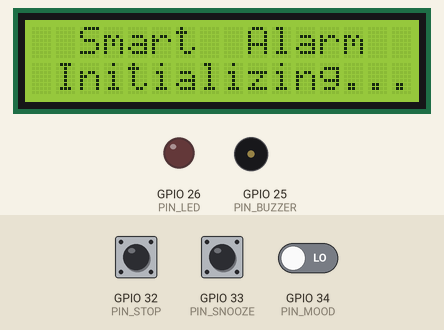
A sketch run on a simulated ESP32. Shown: 16×2 character LCD, output pins drawn as LEDs (lit = HIGH), buzzer (waves = sounding). Dashed ring = blinking. Inputs (shaded band) come from the test bench; at power-on: GPIO 32 (PIN_STOP) HIGH, GPIO 34 (PIN_MOOD) LOW, GPIO 33 (PIN_SNOOZE) HIGH. WiFi joins after 1.5 s; servers stay silent unless stated; what the sketch prints to the serial monitor is not drawn.

Above: at 1.6 s.
At 9.8 s:
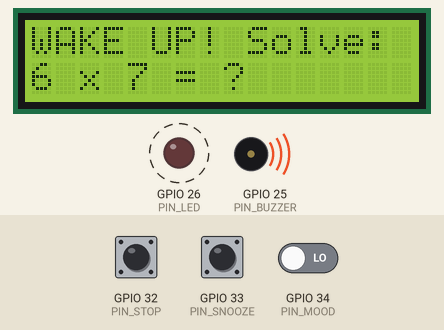
9.9 s: GPIO 32 (PIN_STOP) pulled LOW for 1.05 s
At 11.2 s:
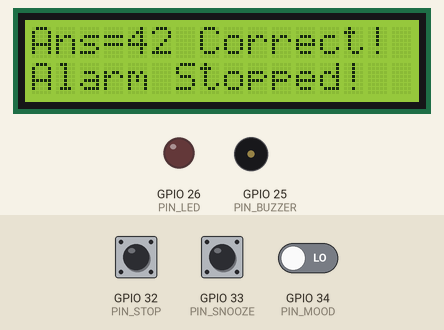
22.3 s: GPIO 34 (PIN_MOOD) driven LOW
26.1 s: GPIO 34 (PIN_MOOD) driven HIGH
At 30.8 s:
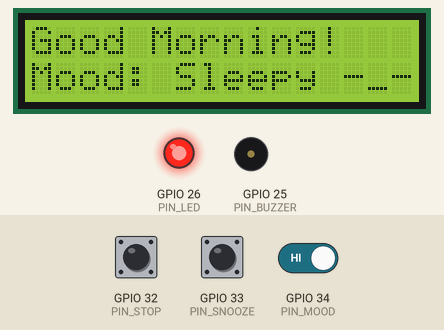
33.7 s: GPIO 34 (PIN_MOOD) driven HIGH
Timing chart, 0 to 36.7 s (numbered marks = the images above; inputs shaded):
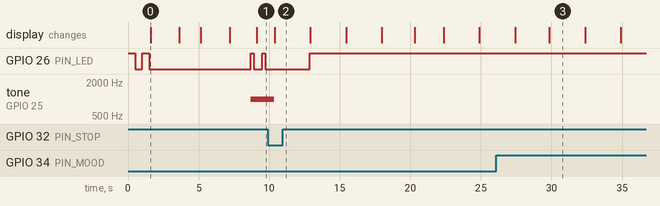

The sketch:

sketch.ino
```cpp
#include <WiFi.h>
#include <ThingSpeak.h>
#include <Wire.h>
#include <LiquidCrystal_I2C.h>

// ── WiFi ─────────────────────────────────────────────
const char* ssid     = "Wokwi-GUEST";
const char* password = "";

// ── ThingSpeak ───────────────────────────────────────
WiFiClient    tsClient;
unsigned long channelID   = 3356347;
const char*   writeAPIKey = "7K9SEVOW0LM9W3B3";

// ── LCD ──────────────────────────────────────────────
LiquidCrystal_I2C lcd(0x27, 16, 2);

// ── Pins ─────────────────────────────────────────────
const int PIN_BUZZER = 25;
const int PIN_LED    = 26;
const int PIN_STOP   = 32;
const int PIN_SNOOZE = 33;
const int PIN_MOOD   = 34;

// ── State ─────────────────────────────────────────────
bool  alarmActive  = true;
int   snoozeCount  = 0;
int   mood         = 0;
bool  puzzleSolved = false;

// ── Puzzle ────────────────────────────────────────────
int puzzleA       = 6;
int puzzleB       = 7;
int correctAnswer = 42;

// ── Timing ────────────────────────────────────────────
unsigned long lastUpload = 0;
const unsigned long UPLOAD_INTERVAL = 15000;

// ── Weather Simulation (FIXED) ────────────────────────
String weatherOptions[] = {
  "32C  Sunny    ",
  "28C  Cloudy   ",
  "25C  Rainy    ",
  "30C  Windy    ",
  "22C  Stormy   "
};
int weatherIndex = 0;

// ── Get rotating weather ──────────────────────────────
String getWeather() {
  weatherIndex = (weatherIndex + 1) % 5;
  return weatherOptions[weatherIndex];
}

// ─────────────────────────────────────────────────────
void setup() {
  Serial.begin(115200);

  pinMode(PIN_BUZZER, OUTPUT);
  pinMode(PIN_LED,    OUTPUT);
  pinMode(PIN_STOP,   INPUT_PULLUP);
  pinMode(PIN_SNOOZE, INPUT_PULLUP);
  pinMode(PIN_MOOD,   INPUT);

  // ── LED Boot Test (FIXED) ─────────────────────────
  digitalWrite(PIN_LED, HIGH);
  delay(500);
  digitalWrite(PIN_LED, LOW);
  delay(500);
  digitalWrite(PIN_LED, HIGH);
  delay(500);
  digitalWrite(PIN_LED, LOW);

  lcd.init();
  lcd.backlight();

  // Splash screen
  lcd.clear();
  lcd.setCursor(0, 0); lcd.print("  Smart  Alarm  ");
  lcd.setCursor(0, 1); lcd.print(" Initializing...");
  delay(2000);

  // WiFi connect
  lcd.clear();
  lcd.setCursor(0, 0); lcd.print("Connecting WiFi ");
  lcd.setCursor(0, 1); lcd.print("Please wait.....");
  WiFi.begin(ssid, password);

  int tries = 0;
  while (WiFi.status() != WL_CONNECTED && tries < 20) {
    delay(500);
    Serial.print(".");
    tries++;
  }

  if (WiFi.status() == WL_CONNECTED) {
    ThingSpeak.begin(tsClient);
    lcd.clear();
    lcd.setCursor(0, 0); lcd.print("WiFi Connected! ");
    lcd.setCursor(0, 1); lcd.print(WiFi.localIP().toString());
    Serial.println("\nWiFi OK");
  } else {
    lcd.clear();
    lcd.setCursor(0, 0); lcd.print("WiFi Failed!    ");
    lcd.setCursor(0, 1); lcd.print("Offline Mode    ");
    Serial.println("WiFi failed");
  }
  delay(2000);

  lcd.clear();
  lcd.setCursor(0, 0); lcd.print("ALARM IS ON!    ");
  lcd.setCursor(0, 1); lcd.print("Solve puzzle... ");
  delay(1500);
}

// ─────────────────────────────────────────────────────
void loop() {
  if (alarmActive) {
    runAlarm();
  } else {
    routineMode();
  }
}

// ── ALARM MODE (FIXED LED blinking) ──────────────────
void runAlarm() {
  int freq = (snoozeCount >= 2) ? 2000 : 1000;
  tone(PIN_BUZZER, freq);

  // LED blinks during alarm (FIXED)
  digitalWrite(PIN_LED, HIGH);
  delay(200);
  digitalWrite(PIN_LED, LOW);
  delay(200);

  lcd.clear();
  lcd.setCursor(0, 0); lcd.print("WAKE UP! Solve: ");
  lcd.setCursor(0, 1);
  lcd.print(String(puzzleA) + " x " +
            String(puzzleB) + " = ?    ");
  delay(400);

  // SNOOZE pressed
  if (digitalRead(PIN_SNOOZE) == LOW) {
    noTone(PIN_BUZZER);
    digitalWrite(PIN_LED, LOW);
    snoozeCount++;
    lcd.clear();
    lcd.setCursor(0, 0);
    lcd.print("Snoozed! #" + String(snoozeCount) + "     ");
    lcd.setCursor(0, 1); lcd.print("Back in 5 sec...");
    Serial.println("Snooze #" + String(snoozeCount));
    delay(5000);
    return;
  }

  // STOP pressed = puzzle solved
  if (digitalRead(PIN_STOP) == LOW) {
    noTone(PIN_BUZZER);
    digitalWrite(PIN_LED, LOW);
    puzzleSolved = true;
    alarmActive  = false;
    lcd.clear();
    lcd.setCursor(0, 0);
    lcd.print("Ans=" + String(correctAnswer) + " Correct!");
    lcd.setCursor(0, 1); lcd.print("Alarm Stopped!  ");
    Serial.println("Alarm stopped. Puzzle solved.");
    delay(2500);
  }
}

// ── ROUTINE MODE (FIXED weather) ─────────────────────
void routineMode() {
  digitalWrite(PIN_LED, HIGH);

  // Mood button
  if (digitalRead(PIN_MOOD) == HIGH) {
    mood = (mood + 1) % 3;
    Serial.println("Mood: " + String(mood));
    delay(400);
  }

  // Show greeting + mood
  lcd.clear();
  lcd.setCursor(0, 0); lcd.print("Good Morning!   ");
  lcd.setCursor(0, 1);
  switch (mood) {
    case 0: lcd.print("Mood: Happy  :) "); break;
    case 1: lcd.print("Mood: Sleepy -_-"); break;
    case 2: lcd.print("Mood: Stress >:("); break;
  }
  delay(2500);

  // Show weather (FIXED - now rotates)
  lcd.clear();
  lcd.setCursor(0, 0); lcd.print("Weather Today:  ");
  lcd.setCursor(0, 1); lcd.print(getWeather());
  delay(2500);

  // Show snooze count
  lcd.clear();
  lcd.setCursor(0, 0); lcd.print("Snooze Count:   ");
  lcd.setCursor(0, 1); lcd.print(String(snoozeCount) + " time(s)        ");
  delay(2000);

  // ThingSpeak upload
  if (millis() - lastUpload > UPLOAD_INTERVAL) {
    sendToThingSpeak();
    lastUpload = millis();
  }
}

// ── THINGSPEAK ────────────────────────────────────────
void sendToThingSpeak() {
  if (WiFi.status() != WL_CONNECTED) {
    Serial.println("No WiFi - skip upload");
    return;
  }

  ThingSpeak.setField(1, snoozeCount);
  ThingSpeak.setField(2, mood);
  ThingSpeak.setField(3, alarmActive  ? 1 : 0);
  ThingSpeak.setField(4, puzzleSolved ? 1 : 0);

  int result = ThingSpeak.writeFields(channelID, writeAPIKey);

  lcd.clear();
  if (result == 200) {
    lcd.setCursor(0, 0); lcd.print("ThingSpeak: OK! ");
    lcd.setCursor(0, 1); lcd.print("Data Uploaded!  ");
    Serial.println("ThingSpeak: SUCCESS");
  } else {
    lcd.setCursor(0, 0); lcd.print("Upload Failed!  ");
    lcd.setCursor(0, 1); lcd.print("Code:" + String(result));
    Serial.println("ThingSpeak Error: " + String(result));
  }
  delay(2000);
}
```

Measured:
- after the input at 9.9 s, tone on GPIO 25 (PIN_BUZZER): 1000 Hz → silent after 0.46 s; the display: changes after 0.49 s (image 2)
- what the display in image 0 shows lasts 2.0 s, from 1.6 s to 3.6 s
- what the display in image 3 shows lasts 2.5 s, from 29.9 s to 32.4 s
